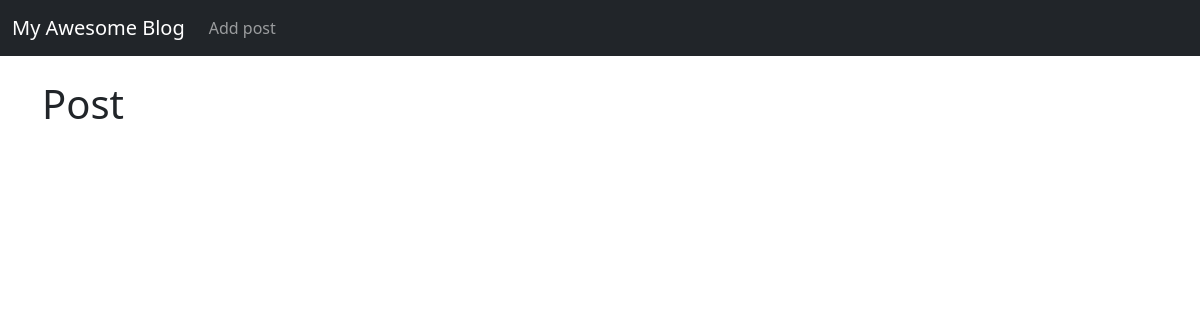
Before: / with the older database file.
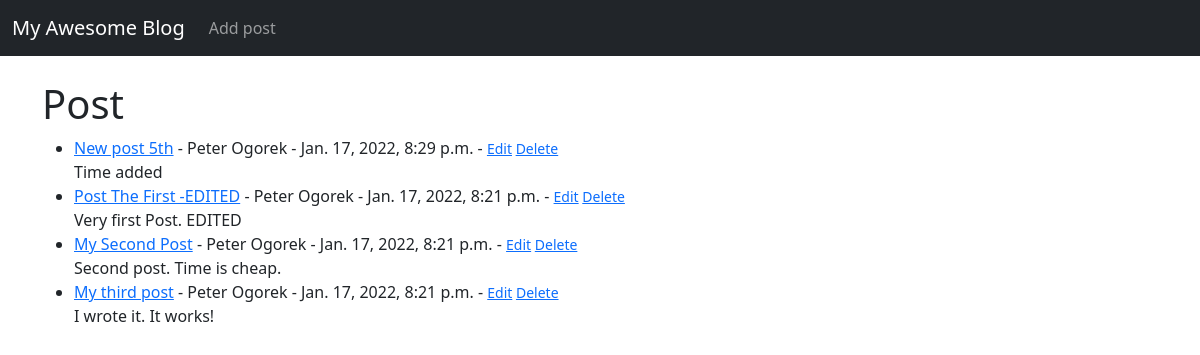
After: the same page with the newer database file.
### theblog/models.py (models this page shows, shortened)
class Post(models.Model):
    title = models.CharField(max_length=255)  # , default="My Awesome Blog")
    title_tag = models.CharField(max_length=255)
    author = models.ForeignKey(User, on_delete=models.CASCADE)
    body = models.TextField()
    post_date = models.DateTimeField(auto_now_add=True)

### theblog/views.py (the view)
# urls.py: path("", HomeView.as_view(), name="home"),
class HomeView(ListView):
    model = Post
    template_name = "home.html"
    ordering = ["-post_date"]

### theblog/templates/home.html
{% extends "layout.html" %}
{% block body %}
<h1>Post</h1>
<ul>
    {% for post in object_list %}
    <li><a href="{% url 'article_detail' post.pk %}">{{ post.title }}</a> - {{ post.author.first_name }} {{ post.author.last_name }} - {{ post.post_date }} - <small>
            <a href="{% url 'update_post' post.pk %}">Edit</a>
            <a href="{% url 'delete_post' post.pk %}">Delete</a>
        </small><br>
        {{ post.body }}</li>
    {% endfor %}
</ul>
{% endblock %}

### theblog/templates/layout.html (shortened to what this page needs)
<!doctype html>
<html lang="en">
<head>
    <link href="https://cdn.jsdelivr.net/npm/bootstrap@5.1.3/dist/css/bootstrap.min.css" rel="stylesheet">
</head>
<body>
    <nav class="navbar navbar-expand-lg navbar-dark bg-dark">
        <div class="container-fluid">
            <a class="navbar-brand" href="{% url 'home' %}">My Awesome Blog</a>
            <div class="collapse navbar-collapse" id="navbarSupportedContent">
                <ul class="navbar-nav me-auto mb-2 mb-lg-0">
                    <li class="nav-item">
                        <a class="nav-link" href="{% url 'add_post' %}">Add post</a>
                    </li>
                </ul>
            </div>
        </div>
    </nav>
    <br />
    <div class="container">
        {% block body %}
        {% endblock %}
    </div>
</body>
</html>

Changed rows visible on the page:
added Post: title "New post 5th", author.first_name "Peter", author.last_name "Ogorek", post_date "Jan. 17, 2022, 8:29 p.m.", body "Time added"
added Post: title "Post The First -EDITED", author.first_name "Peter", author.last_name "Ogorek", post_date "Jan. 17, 2022, 8:21 p.m.", body "Very first Post. EDITED"
added Post: title "My Second Post", author.first_name "Peter", author.last_name "Ogorek", post_date "Jan. 17, 2022, 8:21 p.m.", body "Second post. Time is cheap."
added Post: title "My third post", author.first_name "Peter", author.last_name "Ogorek", post_date "Jan. 17, 2022, 8:21 p.m.", body "I wrote it. It works!"
